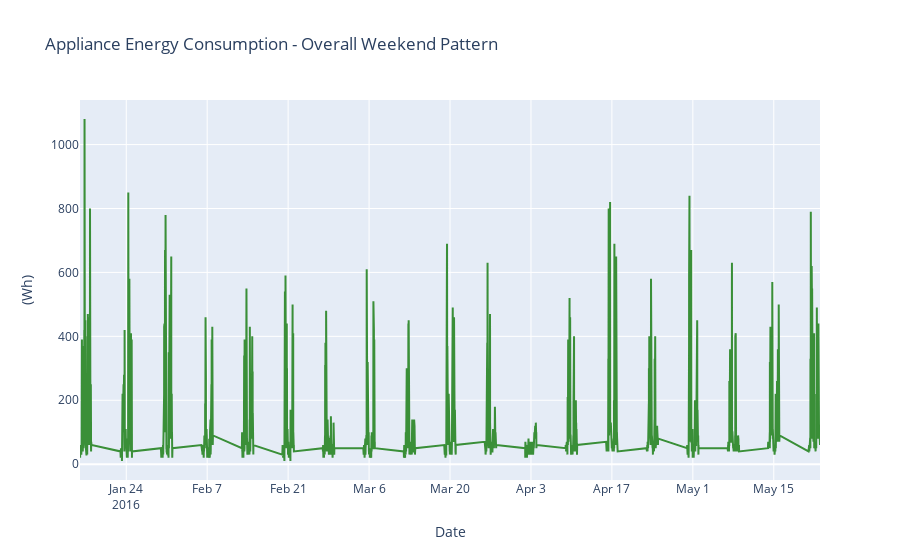

The notebook cell this image was saved under:
### Markdown cell above
## - plotting overall weekend pattern of appliance energy consumption

### Code cell
temp_weekend =  data_original[data_original["WEEKDAY"] == 1].copy(deep=True)
visData = graph_objs.Scatter(
    x = temp_weekend.date,
    y = temp_weekend.Appliances,
    mode = "lines",
    line_color=color_weekend
)
layout = graph_objs.Layout(
    title = "Appliance Energy Consumption - Overall Weekend Pattern",
    xaxis = dict(title = "Date"),
    yaxis = dict(title = "(Wh)")
)
fig = graph_objs.Figure(
    data = [visData],
    layout=layout
)
iplot(fig)

### Figure 1 — Plotly figure (JSON) as saved in the notebook; plotly's stock layout.template omitted (floating-point values rounded to 4 significant figures; data arrays with more than 128 entries replaced by an {"elided": "..."} marker saying what was removed)
{"data": [{"line": {"color": "#3a8f38"}, "mode": "lines", "type": "scatter", "x": {"elided": "5472 str values"}, "y": {"elided": "5472 int values"}}], "layout": {"autosize": true, "title": {"text": "Appliance Energy Consumption - Overall Weekend Pattern"}, "xaxis": {"autorange": true, "range": ["2016-01-16", "2016-05-22 23:50"], "title": {"text": "Date"}, "type": "date"}, "yaxis": {"autorange": true, "range": [-49.44, 1139.0], "title": {"text": "(Wh)"}, "type": "linear"}}}
